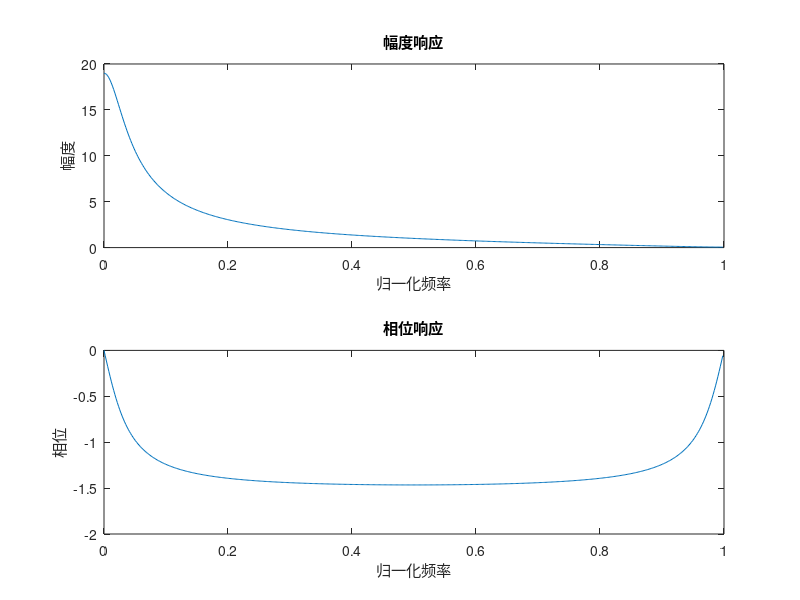
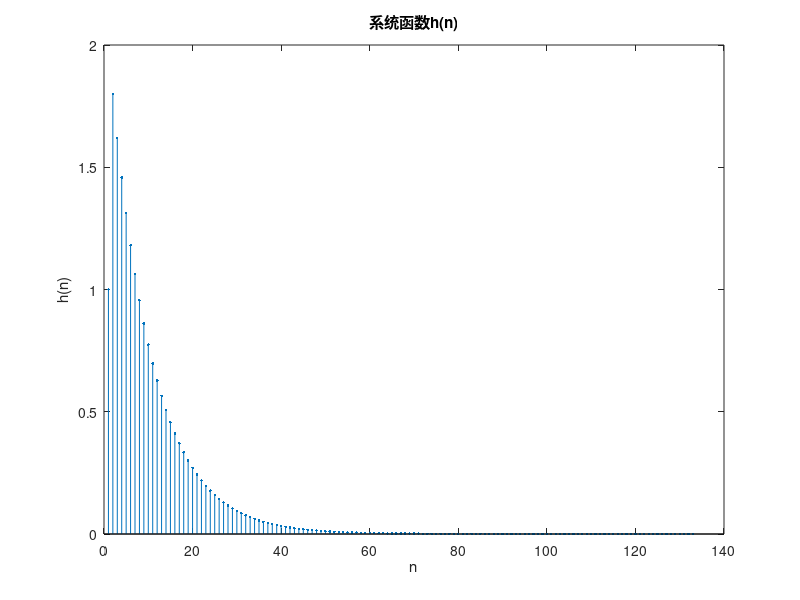
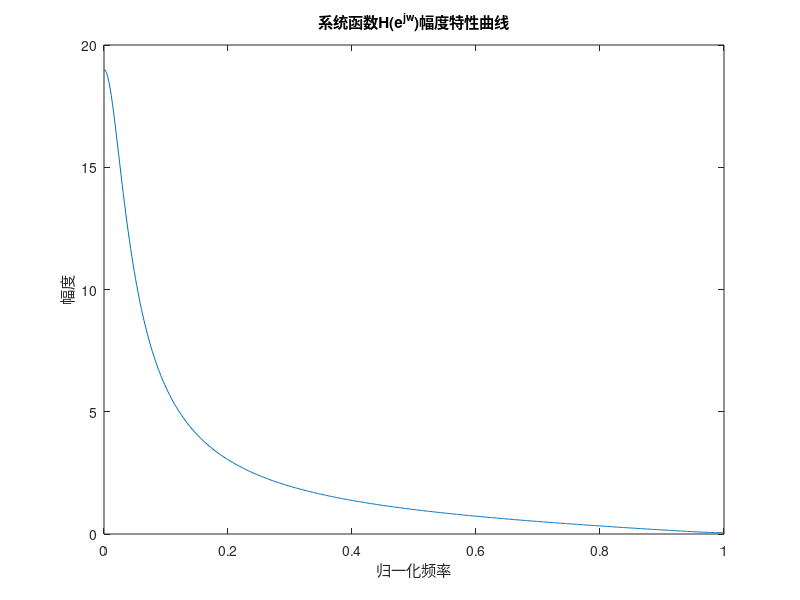

Source code (MATLAB) for these figures, in order: (Note: this script raises an error after producing the figures.)
close all;
clc;
clear ;
B=[1,0.9];A=[1,-0.9];
%绘制系统函数H(z)的幅度和相位
[H,w]=freqz(B,A,512);
figure(1);
subplot(2,1,1);
plot(w/pi,abs(H));
title('幅度响应');
xlabel('归一化频率');
ylabel('幅度');
subplot(2,1,2);
plot(w/pi,angle(H));
title('相位响应');
xlabel('归一化频率');
ylabel('相位');
%绘制系统函数h(n)
figure(2)
h=impz(B,A);
stem(h,'.')
title('系统函数h(n)')
xlabel('n')
ylabel('h(n)')
%绘制系统函数H(e^jw)幅度特性曲线
figure(3)
plot(w/pi,abs(H))
title('系统函数H(e^j^w)幅度特性曲线')
xlabel('归一化频率')
ylabel('幅度')

%求h[n]的表达式
syms z n
h=iztrans((1+0.9*z^(-1))/(1-0.9*z^(-1)),n)



